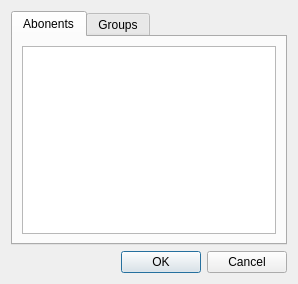
<?xml version="1.0" encoding="UTF-8"?>
<ui version="4.0">
 <class>AbonentDlg</class>
 <widget class="QDialog" name="AbonentDlg">
  <property name="geometry">
   <rect>
    <x>0</x>
    <y>0</y>
    <width>298</width>
    <height>284</height>
   </rect>
  </property>
  <property name="windowTitle">
   <string>Abonents</string>
  </property>
  <layout class="QVBoxLayout" name="verticalLayout_3">
   <item>
    <widget class="QTabWidget" name="tabWidget">
     <property name="currentIndex">
      <number>0</number>
     </property>
     <widget class="QWidget" name="tab">
      <attribute name="title">
       <string>Abonents</string>
      </attribute>
      <layout class="QVBoxLayout" name="verticalLayout">
       <item>
        <widget class="QTableWidget" name="tableWidgetA">
         <property name="editTriggers">
          <set>QAbstractItemView::NoEditTriggers</set>
         </property>
         <property name="selectionBehavior">
          <enum>QAbstractItemView::SelectRows</enum>
         </property>
         <property name="sortingEnabled">
          <bool>true</bool>
         </property>
        </widget>
       </item>
      </layout>
     </widget>
     <widget class="QWidget" name="tab_2">
      <attribute name="title">
       <string>Groups</string>
      </attribute>
      <layout class="QVBoxLayout" name="verticalLayout_2">
       <item>
        <widget class="QTableWidget" name="tableWidgetG">
         <property name="editTriggers">
          <set>QAbstractItemView::NoEditTriggers</set>
         </property>
         <property name="selectionBehavior">
          <enum>QAbstractItemView::SelectRows</enum>
         </property>
         <property name="sortingEnabled">
          <bool>true</bool>
         </property>
        </widget>
       </item>
      </layout>
     </widget>
    </widget>
   </item>
   <item>
    <widget class="QDialogButtonBox" name="buttonBox">
     <property name="orientation">
      <enum>Qt::Horizontal</enum>
     </property>
     <property name="standardButtons">
      <set>QDialogButtonBox::Cancel|QDialogButtonBox::Ok</set>
     </property>
    </widget>
   </item>
  </layout>
 </widget>
 <resources/>
 <connections>
  <connection>
   <sender>buttonBox</sender>
   <signal>accepted()</signal>
   <receiver>AbonentDlg</receiver>
   <slot>accept()</slot>
   <hints>
    <hint type="sourcelabel">
     <x>248</x>
     <y>254</y>
    </hint>
    <hint type="destinationlabel">
     <x>157</x>
     <y>274</y>
    </hint>
   </hints>
  </connection>
  <connection>
   <sender>buttonBox</sender>
   <signal>rejected()</signal>
   <receiver>AbonentDlg</receiver>
   <slot>reject()</slot>
   <hints>
    <hint type="sourcelabel">
     <x>316</x>
     <y>260</y>
    </hint>
    <hint type="destinationlabel">
     <x>286</x>
     <y>274</y>
    </hint>
   </hints>
  </connection>
 </connections>
</ui>
